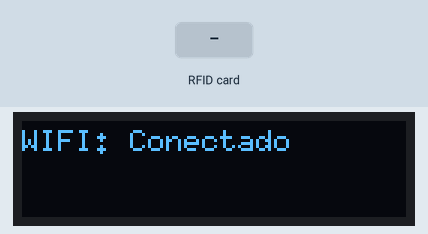
Recording of a sketch running on a simulated ESP8266 (NodeMCU). On the bench: 128×32 one-colour display. The inputs (shaded band) are chosen by the test bench. WiFi joins after 1.5 s; servers stay silent unless stated; uploads are accepted with an empty reply; the local clock reads 2024-03-15 10:24:30 at power-on unless the sketch sets it; EEPROM starts erased; what the sketch prints to the serial monitor is not drawn.

Above: at 2.8 s.
2.9 s: RFID card 5E 7A 19 C4 held to the reader
At 4.4 s:
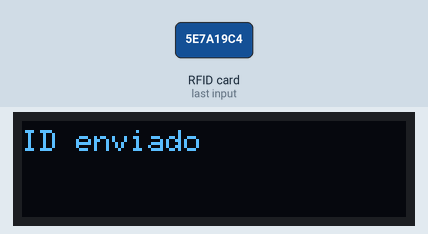
At 6.4 s:
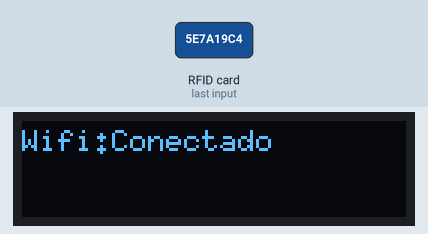
Timing chart, 0 to 7.9 s (numbered marks = the images above; inputs shaded):
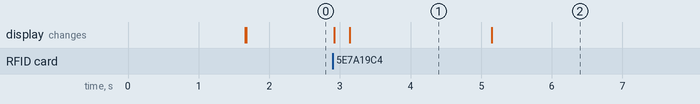

Measured:
- after the input at 2.9 s, the display: first changes at once (image 1 shows a later state)
- what the display in image 1 shows lasts 2.1 s, from 3.1 s to 5.2 s

The sketch:

SSL_ESP8266.ino
```cpp
/*
==========================================================================
|                                                                        |
|                 LOXA FIDELIS RFID CONTROLLER RW-RFID                   |
|                               V1.0.0                                   |
|                                                                        |
==========================================================================
*/
#include <ESP8266WiFi.h>
#include <ESP8266HTTPClient.h>
#include <WiFiClient.h>
#include <ESP8266WiFiMulti.h>
#include <MFRC522.h>
#include <ESP8266WebServer.h>
#include <EEPROM.h>
#include "config.h"
#include <U8g2lib.h>
#ifdef U8X8_HAVE_HW_SPI
#include <SPI.h>
#endif
#ifdef U8X8_HAVE_HW_I2C
#include <Wire.h>
#endif

ESP8266WiFiMulti WiFiMulti;

String ID="";
String TIMESTAMP="";
String PAGO="";

// Replace with your network credentials
// const char* ssid = "ac_Q";
// const char* password = "12345678";

int TIMESTAMP_ACTUAL=0;

#define RST_PIN D3
#define SS_PIN D4

//--------------ESCRIBIR EN RC522
unsigned char data[16];
unsigned char *writeData = data;
unsigned char *str;

//--------------Super globales
MFRC522 mfrc522(SS_PIN, RST_PIN);
MFRC522::MIFARE_Key key;

U8G2_SSD1306_128X32_UNIVISION_F_HW_I2C u8g2(U8G2_R0, /* reset=*/ U8X8_PIN_NONE);  // Adafruit ESP8266/32u4/ARM Boards + FeatherWing OLED

int contconexion = 0;
bool status_connect=0;

char ssid[50];
char pass[50];
char ip[50];

const char *ssidConf = "LoxaFidelisConf";
const char *passConf = "";

String mensaje = "";

String pagina = MAIN_page;

String paginafin = "</body>"
"</html>";

void setup_wifi() {
  WiFi.mode(WIFI_STA);
  WiFi.begin(ssid,pass);
  while (WiFi.status() != WL_CONNECTED and contconexion<50) {
    ++contconexion;
    delay(250);
    Serial.print(".");
  }

  Serial.print(contconexion);

  if(contconexion<50){
    status_connect=0;
    Serial.println("");
    Serial.println("WiFi conectado");
    Serial.println(WiFi.localIP());
  }else{
    status_connect=1;
  }
}

WiFiClient espClient;
ESP8266WebServer server(80);

void paginaconf() {
  server.send(200, "text/html", pagina);
}

void modoconf() {
  WiFi.softAP(ssidConf, passConf);
  IPAddress myIP = WiFi.softAPIP();

  u8g2.setFont(u8g2_font_6x10_tr);
  u8g2.drawStr(0, 10, "WIFI: Desconectado"); // write something to the internal memory
  u8g2.drawStr(0, 20, "IPconf: 192.168.4.1"); // write something to the internal memory
  u8g2.sendBuffer();

  Serial.print("IP del acces point: ");
  Serial.println(myIP);
  Serial.println("WebServer iniciado...");

  server.on("/", paginaconf); //esta es la pagina de configuracion

  server.on("/saveEEPROM", guardar_conf); //Graba en la eeprom la configuracion

  server.begin();

  while (true) {
    server.handleClient();
  }
}

void guardar_conf() {
  Serial.println(server.arg("ssid"));
  grabar(0,server.arg("ssid"));
  Serial.println(server.arg("pass"));
  grabar(50,server.arg("pass"));
  Serial.println(server.arg("ip"));
  grabar(100,server.arg("ip"));
  mensaje = "Configuracion Guardada...";
}

//----------------Función para grabar en la EEPROM-------------------
void grabar(int addr, String a) {
  int tamano = a.length();
  char inchar[50];
  a.toCharArray(inchar, tamano+1);
  for (int i = 0; i < tamano; i++) {
    EEPROM.write(addr+i, inchar[i]);
  }
  for (int i = tamano; i < 50; i++) {
    EEPROM.write(addr+i, 255);
  }
  EEPROM.commit();
}

//-----------------Función para leer la EEPROM------------------------
String leer(int addr) {
   byte lectura;
   String strlectura;
   for (int i = addr; i < addr+50; i++) {
      lectura = EEPROM.read(i);
      if (lectura != 255) {
        strlectura += (char)lectura;
      }
   }
   return strlectura;
}

void setup() {
  Serial.begin(115200);
  //Serial.setDebugOutput(true);

  //Connect to Wi-Fi
  // WiFi.mode(WIFI_STA);
  // WiFi.begin(ssid, password);
  // Serial.print("Connecting to WiFi ..");
  // while (WiFi.status() != WL_CONNECTED) {
  //   Serial.print('.');
  //   delay(1000);
  // }

  EEPROM.begin(512);
  SPI.begin();
  u8g2.begin();

  leer(0).toCharArray(ssid, 50);
  leer(50).toCharArray(pass, 50);

  u8g2.setFont(u8g2_font_6x10_tr);
  u8g2.drawStr(0, 10, "WIFI: Conectando"); // write something to the internal memory
  u8g2.sendBuffer();

  setup_wifi();

  if (status_connect == 1) {
    modoconf();
  }else{
    leer(0).toCharArray(ssid, 50);
    leer(50).toCharArray(pass, 50);
    leer(100).toCharArray(ip,50);
  }

  // Set time via NTP, as required for x.509 validation
  configTime(3 * 3600, 0, "pool.ntp.org", "time.nist.gov");

  Serial.print("Waiting for NTP time sync: ");
  time_t now = time(nullptr);
  while (now < 8 * 3600 * 2) {
    delay(500);
    Serial.print(".");
    now = time(nullptr);
  }
  Serial.println("");
  struct tm timeinfo;
  gmtime_r(&now, &timeinfo);
  Serial.print("Current time: ");
  Serial.print(asctime(&timeinfo));

  mfrc522.PCD_Init();

  while (!Serial);
  SPI.begin();
  mfrc522.PCD_Init();
  Serial.print("Lector RFID conectado");

  u8g2.clear();

  u8g2.setFont(u8g2_font_6x10_tr);
  u8g2.drawStr(0, 10, "                 "); // write something to the internal memory
  u8g2.drawStr(0, 10, "WIFI: Conectado"); // write something to the internal memory
  u8g2.sendBuffer();

}

void loop() {

  // Serial.println("-- Acercar Pulsera --");
  for (byte i = 0; i < 6; i++) key.keyByte[i] = 0xFF;

  if (!mfrc522.PICC_IsNewCardPresent())
    return;
  if (!mfrc522.PICC_ReadCardSerial())
    return;

  // Obtengo el ID
  for (byte i = 0; i < mfrc522.uid.size; i++) {
    ID+=String(mfrc522.uid.uidByte[i], HEX);
  }

  String view_ID = "ID:" + String(ID);
  char array_id[view_ID.length() + 1];
  view_ID.toCharArray(array_id, view_ID.length() + 1);

  u8g2.clearBuffer();

  u8g2.setFont(u8g2_font_6x10_tr);
  u8g2.drawStr(0, 10,"RFID DETECTADO"); // write something to the internal memory
  u8g2.drawStr(0, 20,array_id); // write something to the internal memory
  u8g2.drawStr(0, 30,"- No la retires"); // write something to the internal memory
  u8g2.sendBuffer();

  Serial.println("ID TAG:");
  Serial.println(ID);
  Serial.println("\n");

  WiFiClient client;

  // wait for WiFi connection
  if ((WiFi.status() == WL_CONNECTED)) {

    HTTPClient http;

    Serial.print("[HTTPS] begin...\n");
    String url="http://"+String(ip)+"/loxa/public/api/tags/verify?id=";
    url+=ID;

    if (http.begin(client, url)) {  // HTTPS

      Serial.print("[HTTPS] GET...\n");
      // start connection and send HTTP header
      int httpCode = http.GET();

      // httpCode will be negative on error
      if (httpCode > 0) {
        // HTTP header has been send and Server response header has been handled
        Serial.printf("[HTTPS] GET... code: %d\n", httpCode);

        // file found at server
        if (httpCode == HTTP_CODE_OK || httpCode == HTTP_CODE_MOVED_PERMANENTLY) {
          String payload = http.getString();
          Serial.println(payload);
        }

      } else {
        Serial.printf("[HTTPS] GET... failed, error: %s\n", http.errorToString(httpCode).c_str());
      }

      http.end();
    } else {
      Serial.printf("[HTTPS] Unable to connect\n");
    }
  }

  String key_loxa="LoxaFidelis";

  for (int i = 0; i < key_loxa.length(); i++) {
    data[i] = key_loxa[i];
  }

  MFRC522::StatusCode status;
  byte trailerBlock = 7;
  byte sector = 1;
  byte blockAddr = 4;
  status = (MFRC522::StatusCode) mfrc522.PCD_Authenticate(MFRC522::PICC_CMD_MF_AUTH_KEY_A, trailerBlock, &key, &(mfrc522.uid));
  if (status != MFRC522::STATUS_OK) {
    Serial.print(F("PCD_Authenticate() failed: "));
    Serial.println(mfrc522.GetStatusCodeName(status));
    return;
  }
  // Write data to the block
  status = (MFRC522::StatusCode) mfrc522.MIFARE_Write(blockAddr, (byte*)data, 16);
  if (status != MFRC522::STATUS_OK) {
    Serial.print(F("MIFARE_Write() failed: "));
    Serial.println(mfrc522.GetStatusCodeName(status));
  } else {
    u8g2.clearBuffer();
    ID = "";
    u8g2.setFont(u8g2_font_6x10_tr);
    u8g2.drawStr(0, 10,"ID enviado");
    u8g2.sendBuffer();
  }

  Serial.println();
  mfrc522.PICC_HaltA();
  mfrc522.PCD_StopCrypto1();
  delay(2000);

  ID="";
  u8g2.clearBuffer();

  u8g2.setFont(u8g2_font_6x10_tr);
  u8g2.drawStr(0, 10,"Wifi:Conectado");
  u8g2.sendBuffer();

}
```

config.h
```cpp
const char MAIN_page[] PROGMEM =R"=====(
<!DOCTYPE html>
<html lang="en">
<head>
    <meta charset="UTF-8">
    <meta name="viewport" content="width=device-width, initial-scale=1.0">
    <title>WifiGymManager</title>
</head>
<body style="width:100%;height:100vh;background-color: #344459; display:flex;justify-content: center;flex-direction: column;align-items: center;font-family: 'Courier New', Courier, monospace;">
    <style>
        *{
            box-sizing: border-box;
            margin: 0;
        }

        .form{
            width: 50%;
            display: flex;
            justify-content: center;
            align-items: center;
            flex-direction: column;
        }
        .form>div{
            width: 100%;
            display: grid;
            grid-template-columns: 30% 80%;
            justify-content: center;
            align-items: center;
            margin-bottom: 10px;
        }
        .form>div>label{
            color: white;
            text-align: center;
        }
        .form>div>input{
            width: 100%;
            height: 40px;
            border: none;
            padding-left: 10px;
            background-color: #aeb5be;
            border-radius: 5px;
        }
        .form>div>input:focus,.form>div>input:hover{
            outline: none;
            background-color: white
        }

        .button{
            width: 55%;
            height: 40px;
            display: block;
            border: none;
            background-color:rgb(50, 107, 187);
            color: white;
            cursor: pointer;
            border-radius: 5px;
            font-size: 14px;
        }
        .button:focus,.button:hover{
            background-color: rgb(96, 164, 241);
        }

        @media screen and (min-width:300px) and (max-width:500px){
            .form{
                width: 90%;
            }
            .form>div{
                grid-template-columns: 1fr;
            }
            .form>div>label{
                text-align: left;
            }
            .form>div>input{
                background-color: #c5c6c7;
            }

            .button{
                width: 100%;
                color: white;
            }
        }

    </style>

    <h1 style="color: white;text-align: center;margin: 50px 0;">Configura tu dispositivo</h1>

    <form class="form" action="/saveEEPROM" method="GET">
        <div>
            <label>SSID:</label>
            <input name="ssid" required type="text" placeholder="Nombre de la red WiFi">
        </div>
        <div>
            <label>Contraseña:</label>
            <input name="pass" required type="text" placeholder="Ingresa la contraseña del WiFi">
        </div>
        <div>
            <label>IP del servidor:</label>
            <input name="ip" required type="text" placeholder="Ingresa la IP del computador">
        </div>
        <button class="button" type="submit">Guardar configuración</button>
    </form>
</body>
</html>
)=====";
```
